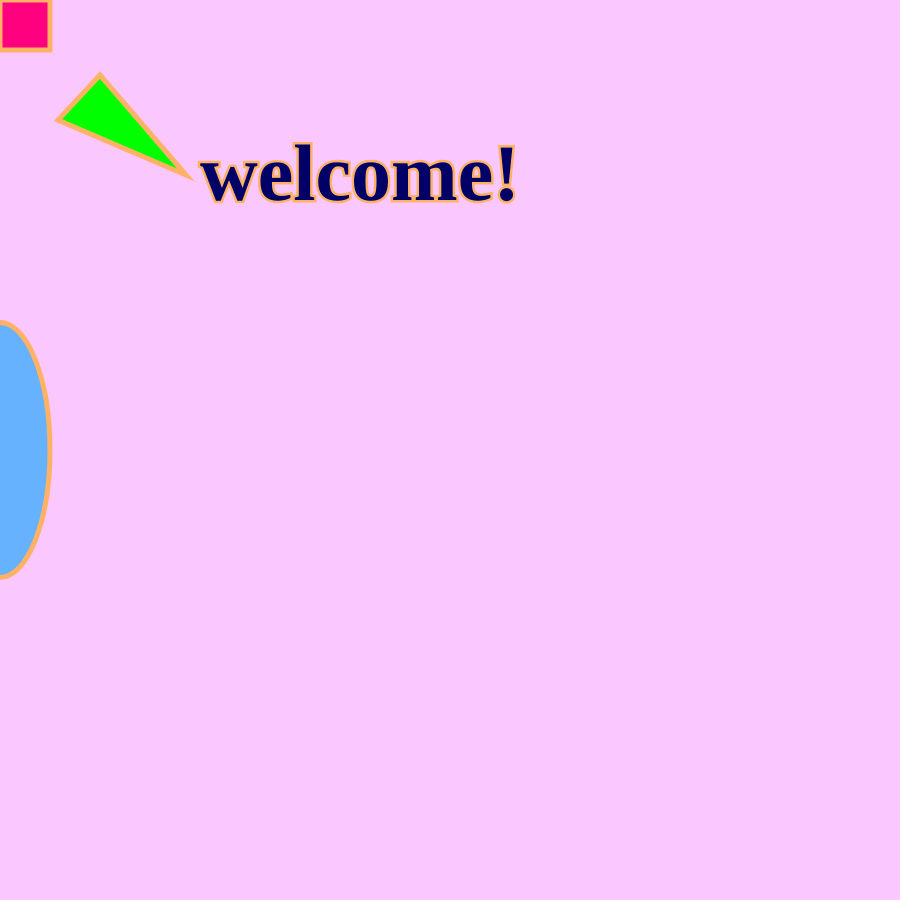
Frame 1 (no input)
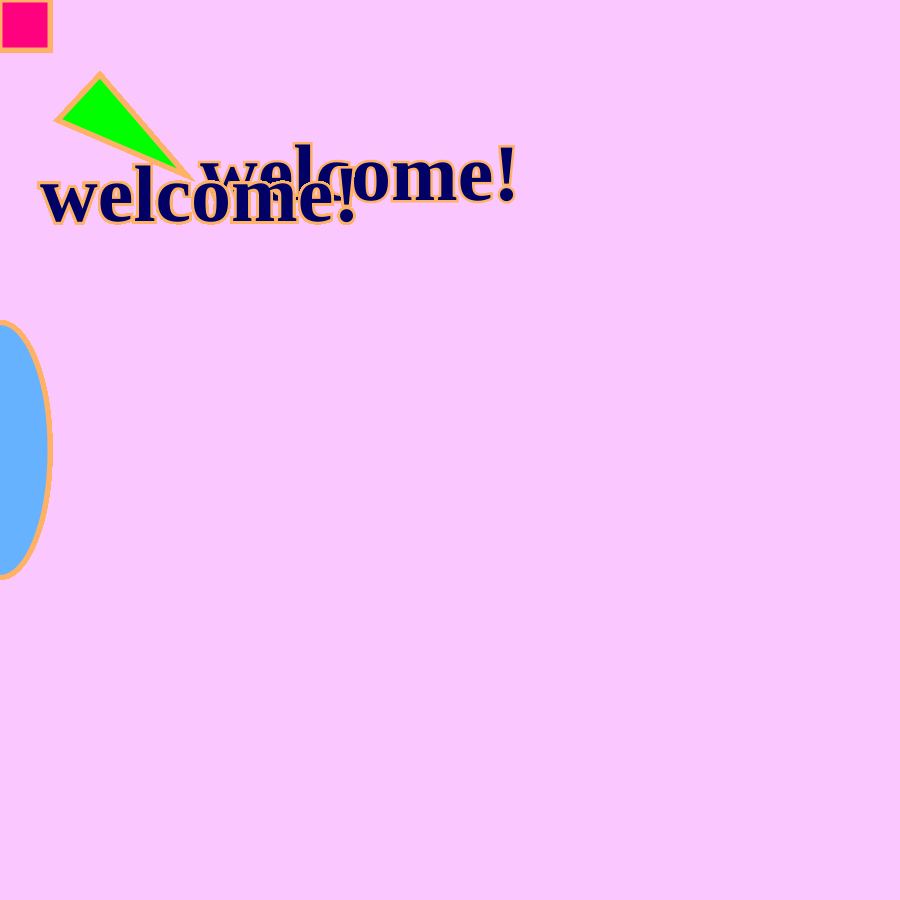
Frame 60 (no input)
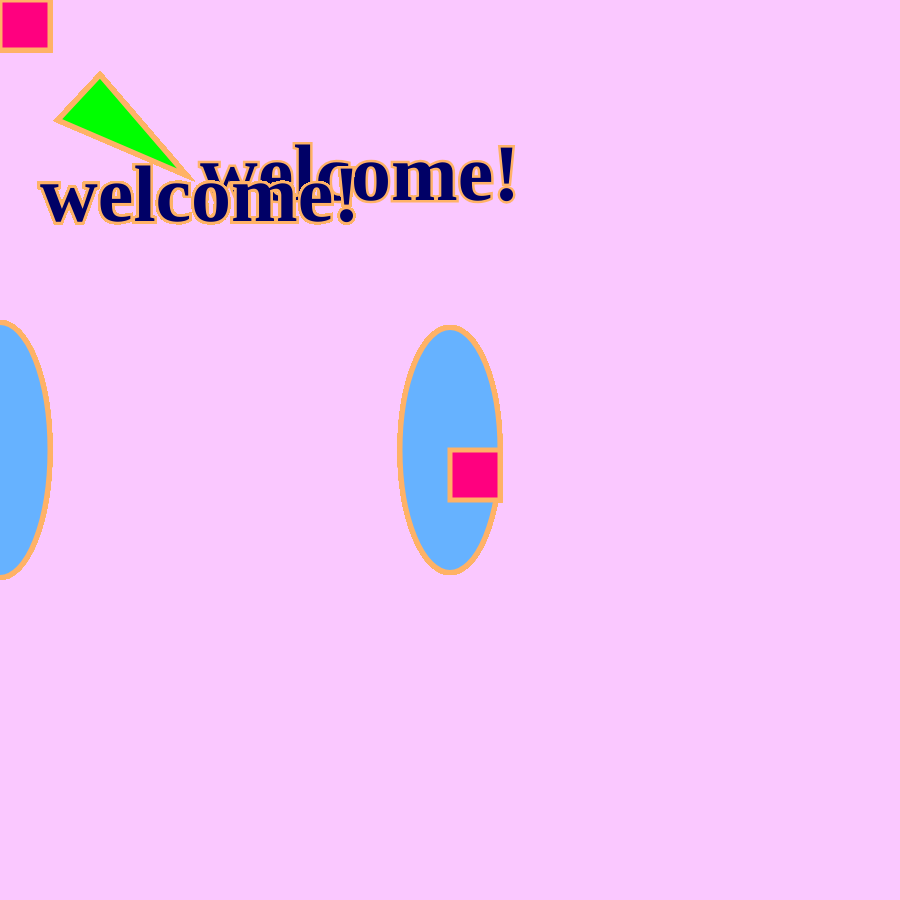
Frame 120 (the mouse pressed at the canvas centre since frame 60)

The p5.js sketch that drew these frames (run headless with seeded random() and noise() and a simulated clock; from frame 60 on, the mouse is pressed at the canvas centre):

// p5.js sketch
// ── sketch.js
var seethru=255 
//The setup function only happens once 
function setup(){
    createCanvas(900,900); //create 500px X 500px canvas
    background(250,200,255); 
}

//The draw function happens over and over again 
function draw() { 
  //the background is purple
  //circle 
  stroke(255,178,102); // an RGB color for the circle's border 
  strokeWeight(5);
  fill(102,178,255); // an RGB color for the inside of circle
  ellipse(mouseX,height/2,100,seethru); // center of canvas 20px dia
  fill(255,255,251, seethru);

  fill(0,255,0);
  triangle(100,75,58,120,186,175);
  fill(0,0,102);
  textFont('Helvetic');
  textSize(80);
  textStyle(BOLD);
  text('welcome!',200,200);
  textAlign(CENTER,CENTER);

  fill(255,0,127);
  rect (mouseX,mouseY,50,50);

}
  
  function mousePressed(){ 

    if (seethru<0) 

        {seethru=255;

        }else{ 

    seethru=seethru-10;}

}
